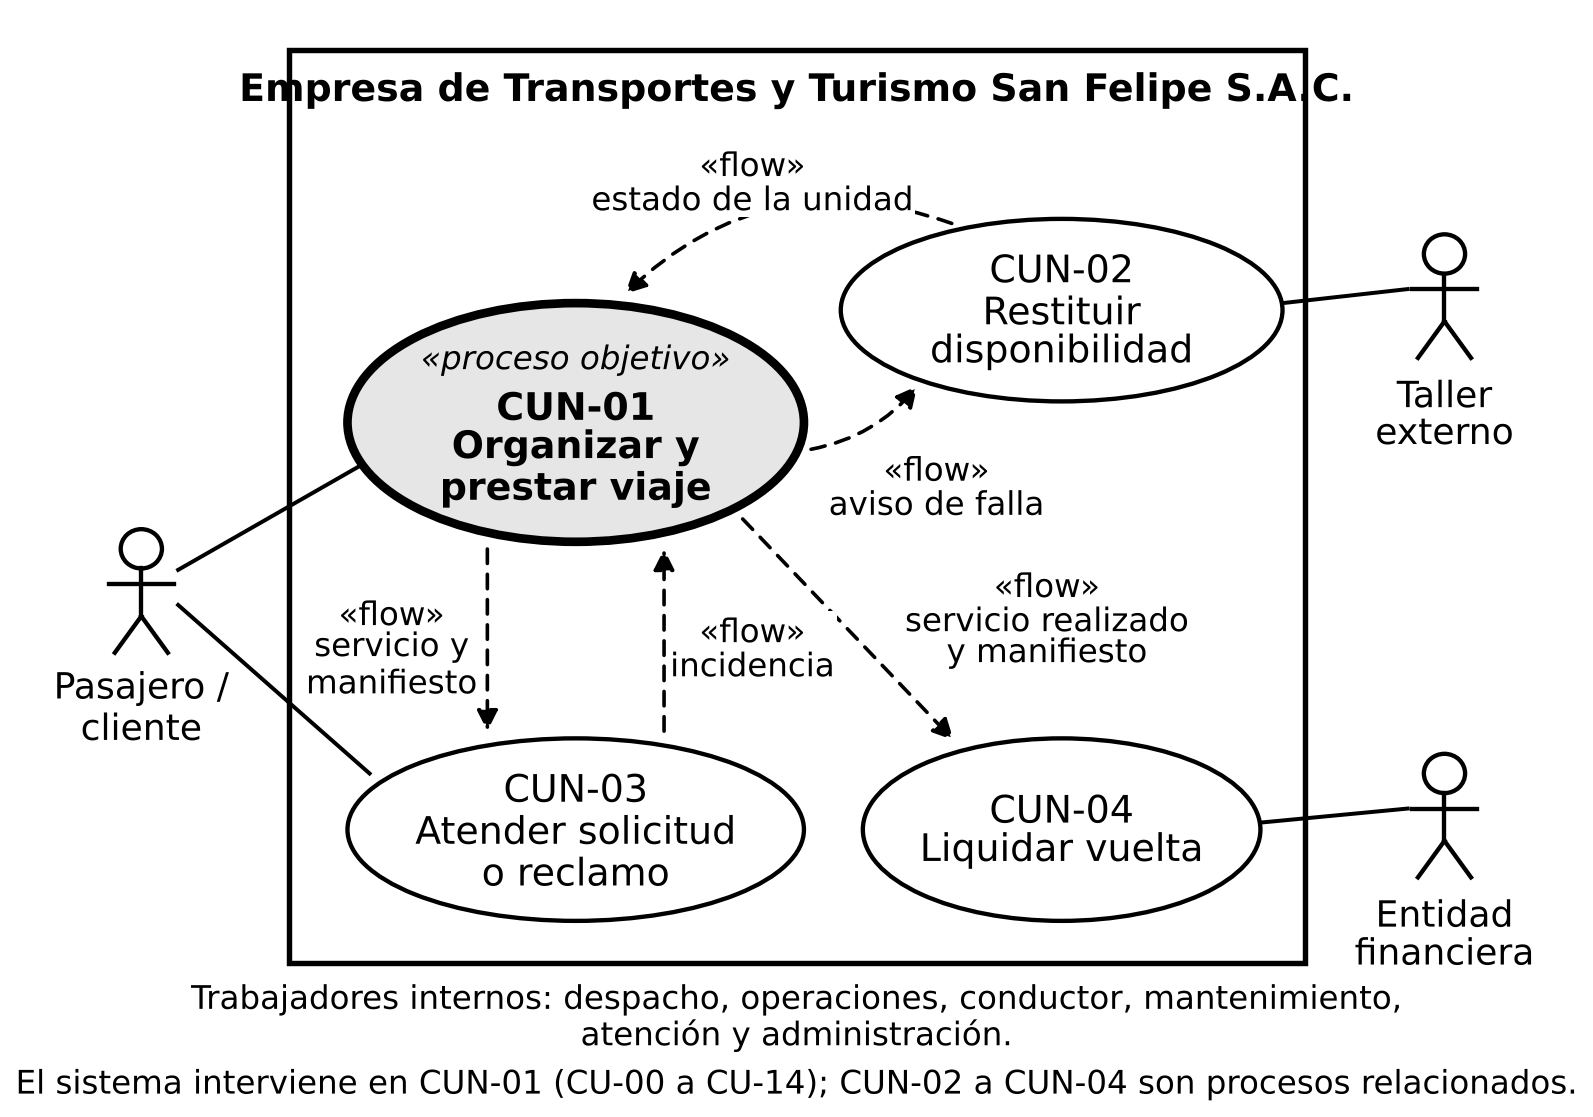

Recreate this plot in Python.
"""Modelo de casos de uso del negocio con el proceso objetivo y los flujos de información (UML 2.5.1, «flow»)."""
import matplotlib
matplotlib.use("Agg")
import matplotlib.pyplot as plt
from matplotlib.patches import Ellipse, Rectangle, FancyArrowPatch

plt.rcParams["font.family"] = "DejaVu Sans"
fig, ax = plt.subplots(figsize=(7.6, 5.4), dpi=260)
ax.set_xlim(0, 104); ax.set_ylim(0, 77); ax.axis("off")
F = 10.5   # tamaño base

ax.add_patch(Rectangle((17.5, 9.5), 69, 65, fill=False, lw=1.5))
ax.text(52, 71.6, "Empresa de Transportes y Turismo San Felipe S.A.C.", ha="center", va="center",
        fontsize=F, weight="bold")

def caso(x, y, cod, nombre, objetivo=False, w=30, h=13):
    ax.add_patch(Ellipse((x, y), w, h, fill=objetivo, facecolor="#e6e6e6" if objetivo else "none",
                         edgecolor="black", lw=2.4 if objetivo else 1.2))
    if objetivo:
        ax.text(x, y + 4.4, "«proceso objetivo»", ha="center", va="center", fontsize=F - 1.5, style="italic")
        ax.text(x, y - 1.8, f"{cod}\n{nombre}", ha="center", va="center", fontsize=F, weight="bold",
                linespacing=1.1)
    else:
        ax.text(x, y, f"{cod}\n{nombre}", ha="center", va="center", fontsize=F, linespacing=1.1)

caso(37, 48, "CUN-01", "Organizar y\nprestar viaje", objetivo=True, w=31, h=17)
caso(70, 56, "CUN-02", "Restituir\ndisponibilidad")
caso(37, 19, "CUN-03", "Atender solicitud\no reclamo", w=31)
caso(70, 19, "CUN-04", "Liquidar vuelta", w=27)

def actor(x, y, nombre):
    ax.add_patch(plt.Circle((x, y + 5.0), 1.4, fill=False, lw=1.2))
    ax.plot([x, x], [y + 3.6, y + 0.2], color="black", lw=1.2)
    ax.plot([x - 2.2, x + 2.2], [y + 2.5, y + 2.5], color="black", lw=1.2)
    ax.plot([x, x - 1.8], [y + 0.2, y - 2.4], color="black", lw=1.2)
    ax.plot([x, x + 1.8], [y + 0.2, y - 2.4], color="black", lw=1.2)
    ax.text(x, y - 3.6, nombre, ha="center", va="top", fontsize=F - 0.5, linespacing=1.05)

actor(7.5, 34, "Pasajero /\ncliente")
actor(96, 55, "Taller\nexterno")
actor(96, 18, "Entidad\nfinanciera")
ax.plot([10.0, 22.5], [37.5, 45.0], color="black", lw=1.1)
ax.plot([10.0, 23.0], [35.0, 23.0], color="black", lw=1.1)
ax.plot([93.5, 85.0], [57.5, 56.5], color="black", lw=1.1)
ax.plot([93.5, 83.5], [20.5, 19.5], color="black", lw=1.1)

def flujo(p, q, texto, tx, ty, rad=0.0):
    ax.add_patch(FancyArrowPatch(p, q, arrowstyle="-|>", mutation_scale=12, lw=1.0, linestyle=(0, (4, 3)),
                                 color="black", connectionstyle=f"arc3,rad={rad}"))
    ax.text(tx, ty, texto, ha="center", va="center", fontsize=F - 1.5, linespacing=1.05,
            bbox=dict(facecolor="white", edgecolor="none", pad=0.5))

flujo((63.0, 62.0), (40.0, 56.8), "«flow»\nestado de la unidad", 49.0, 65.2, rad=0.32)
flujo((52.5, 46.0), (60.5, 51.0), "«flow»\naviso de falla", 61.5, 43.5, rad=0.2)
flujo((31.0, 39.5), (31.0, 25.5), "«flow»\nservicio y\nmanifiesto", 24.5, 32.0)
flujo((43.0, 25.5), (43.0, 39.5), "«flow»\nincidencia", 49.0, 32.0)
flujo((48.0, 41.5), (63.0, 25.0), "«flow»\nservicio realizado\ny manifiesto", 69.0, 34.0)

ax.text(52, 5.6, "Trabajadores internos: despacho, operaciones, conductor, mantenimiento,\natención y administración.",
        ha="center", va="center", fontsize=F - 1.5, linespacing=1.1)
ax.text(52, 0.8, "El sistema interviene en CUN-01 (CU-00 a CU-14); CUN-02 a CUN-04 son procesos relacionados.",
        ha="center", va="center", fontsize=F - 1.5)
fig.savefig("cun_modelo.png", dpi=260, bbox_inches="tight", pad_inches=0.06, facecolor="white")
